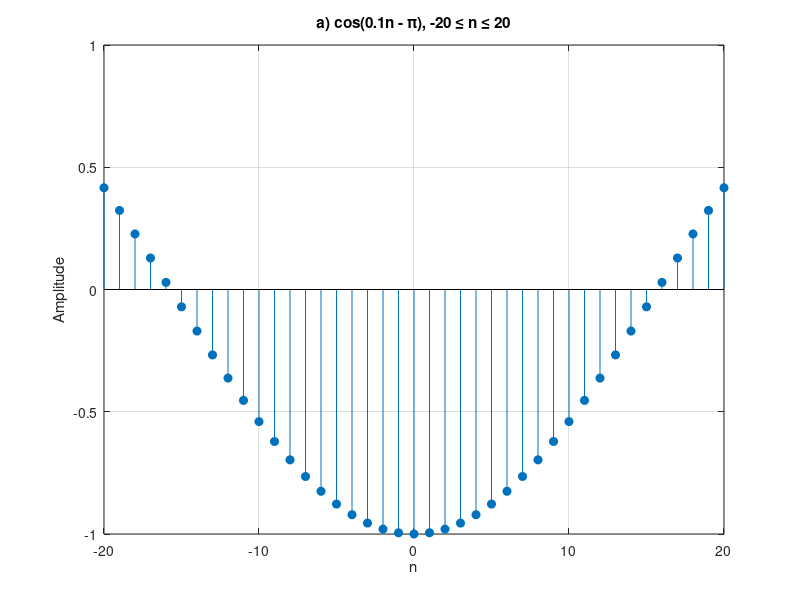

This figure's MATLAB source:
% parte4_a.m
n_IV_a = -20:20;
seq_a = cos(0.1*n_IV_a - pi);
figure(4);
stem(n_IV_a, seq_a, 'filled'); title('a) cos(0.1n - \pi), -20 \leq n \leq 20'); xlabel('n'); ylabel('Amplitude'); grid on;
print('../figuras/parte4_a.png', '-dpng');
